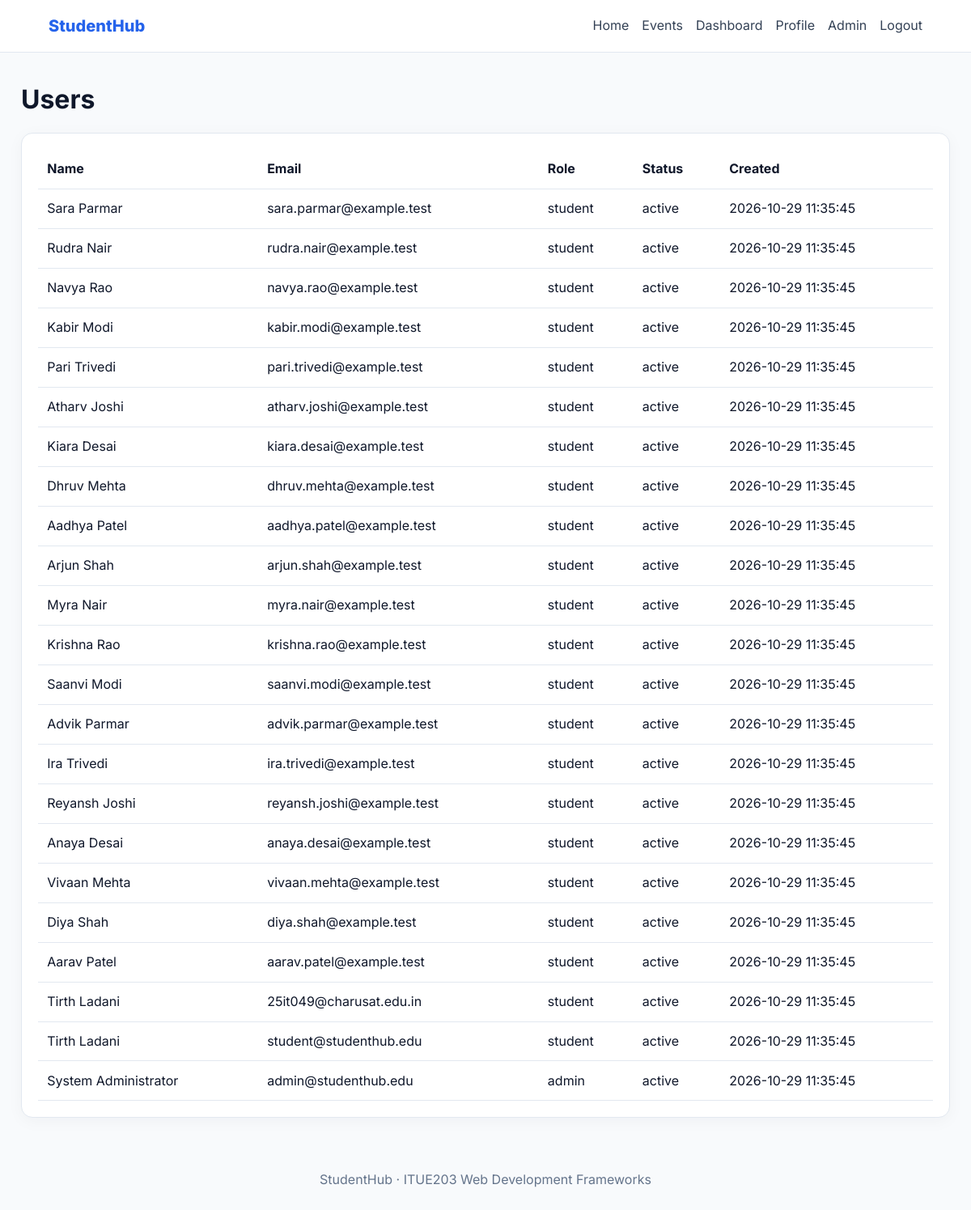
The page /admin/users.php (signed in) on the database its author committed.
### tables this page shows
CREATE TABLE IF NOT EXISTS users (
 id INT UNSIGNED AUTO_INCREMENT PRIMARY KEY, name VARCHAR(100) NOT NULL, email VARCHAR(190) NOT NULL UNIQUE,
 password VARCHAR(255) NOT NULL, role ENUM('student','admin') NOT NULL DEFAULT 'student',
 student_id VARCHAR(30) NULL UNIQUE, course VARCHAR(100) NULL, department VARCHAR(100) NULL, semester VARCHAR(20) NULL, year_level TINYINT UNSIGNED NULL,
 gender VARCHAR(30) NULL, mobile VARCHAR(20) NULL, phone VARCHAR(20) NULL, address VARCHAR(255) NULL, bio TEXT NULL, dob VARCHAR(50) NULL, status ENUM('active','inactive') NOT NULL DEFAULT 'active',
 created_at TIMESTAMP NOT NULL DEFAULT CURRENT_TIMESTAMP, last_login DATETIME NULL,
 INDEX idx_users_role_status(role,status)
);

### includes/security.php (called while the page is built, shortened)
<?php
function sh_e($v): string { return htmlspecialchars((string)$v, ENT_QUOTES|ENT_SUBSTITUTE, 'UTF-8'); }

### admin/users.php (the view)
<?php require_once __DIR__.'/../config/database.php';require_once __DIR__.'/../includes/security.php';sh_require_admin();$rows=$db->query('SELECT id,name,email,role,status,created_at FROM users ORDER BY id DESC')->fetch_all(MYSQLI_ASSOC);$pageTitle='Users | StudentHub';$assetPrefix='../';require __DIR__.'/../includes/app-header.php';?><h1>Users</h1><div class="p15-card p15-table-wrap"><table class="p15-table"><thead><tr><th>Name</th><th>Email</th><th>Role</th><th>Status</th><th>Created</th></tr></thead><tbody><?php foreach($rows as $r):?><tr><?php foreach(['name','email','role','status','created_at'] as $k):?><td><?=sh_e($r[$k])?></td><?php endforeach;?></tr><?php endforeach;?></tbody></table></div><?php require __DIR__.'/../includes/app-footer.php';?>

### style.css (style rules this page uses)
:root { --ink: #0f172a; --soft: #334155; --muted: #64748b; --canvas: #f8fafc; --surface: #ffffff; --line: #e2e8f0; --primary: #2563eb; --primary-dk: #1d4ed8; --admin-color: #059669; --admin-bg: #ecfdf5; --student-col: #2563eb; --student-bg: #eff6ff; --radius: 14px; --radius-sm: 8px; --shadow-sm: 0 1px 3px rgba(0,0,0,0.06), 0 1px 2px rgba(0,0,0,0.04); --shadow: 0 4px 20px rgba(15, 23, 42, 0.08); --shadow-lg: 0 12px 35px rgba(15, 23, 42, 0.12); --ease: 200ms cubic-bezier(0.4, 0, 0.2, 1); --sidebar-w: 260px; }
*, *::before, *::after { box-sizing: border-box; margin: 0; padding: 0; }
html { scroll-behavior: smooth; }
body { font-family: 'Inter', -apple-system, BlinkMacSystemFont, 'Segoe UI', Roboto, sans-serif; background: var(--canvas); color: var(--ink); line-height: 1.6; min-height: 100vh; -webkit-font-smoothing: antialiased; }

### assets/css/practical15.css (style rules this page uses)
.p15-card { background:#fff;border:1px solid #e2e8f0;border-radius:14px;padding:1.25rem;box-shadow:0 4px 20px #0f172a0a;margin:1rem 0 }
.p15-table-wrap { overflow:auto }
.p15-table { width:100%;border-collapse:collapse }
.p15-table th,.p15-table td { text-align:left;padding:.7rem;border-bottom:1px solid #e2e8f0 }

### rows shown on the page
users: name "Sara Parmar", email "sara.parmar@example.test", role "student", status "active", created_at "2026-10-29 11:35:45"
users: name "Rudra Nair", email "rudra.nair@example.test", role "student", status "active", created_at "2026-10-29 11:35:45"
users: name "Navya Rao", email "navya.rao@example.test", role "student", status "active", created_at "2026-10-29 11:35:45"
users: name "Kabir Modi", email "kabir.modi@example.test", role "student", status "active", created_at "2026-10-29 11:35:45"
users: name "Pari Trivedi", email "pari.trivedi@example.test", role "student", status "active", created_at "2026-10-29 11:35:45"
users: name "Atharv Joshi", email "atharv.joshi@example.test", role "student", status "active", created_at "2026-10-29 11:35:45"
users: name "Kiara Desai", email "kiara.desai@example.test", role "student", status "active", created_at "2026-10-29 11:35:45"
users: name "Dhruv Mehta", email "dhruv.mehta@example.test", role "student", status "active", created_at "2026-10-29 11:35:45"
users: name "Aadhya Patel", email "aadhya.patel@example.test", role "student", status "active", created_at "2026-10-29 11:35:45"
users: name "Arjun Shah", email "arjun.shah@example.test", role "student", status "active", created_at "2026-10-29 11:35:45"
users: name "Myra Nair", email "myra.nair@example.test", role "student", status "active", created_at "2026-10-29 11:35:45"
users: name "Krishna Rao", email "krishna.rao@example.test", role "student", status "active", created_at "2026-10-29 11:35:45"
users: name "Saanvi Modi", email "saanvi.modi@example.test", role "student", status "active", created_at "2026-10-29 11:35:45"
users: name "Advik Parmar", email "advik.parmar@example.test", role "student", status "active", created_at "2026-10-29 11:35:45"
users: name "Ira Trivedi", email "ira.trivedi@example.test", role "student", status "active", created_at "2026-10-29 11:35:45"
users: name "Reyansh Joshi", email "reyansh.joshi@example.test", role "student", status "active", created_at "2026-10-29 11:35:45"
users: name "Anaya Desai", email "anaya.desai@example.test", role "student", status "active", created_at "2026-10-29 11:35:45"
users: name "Vivaan Mehta", email "vivaan.mehta@example.test", role "student", status "active", created_at "2026-10-29 11:35:45"
users: name "Diya Shah", email "diya.shah@example.test", role "student", status "active", created_at "2026-10-29 11:35:45"
users: name "Aarav Patel", email "aarav.patel@example.test", role "student", status "active", created_at "2026-10-29 11:35:45"
users: name "Tirth Ladani", email "25it049@charusat.edu.in", role "student", status "active", created_at "2026-10-29 11:35:45"
users: name "Tirth Ladani", email "student@studenthub.edu", role "student", status "active", created_at "2026-10-29 11:35:45"
users: name "System Administrator", email "admin@studenthub.edu", role "admin", status "active", created_at "2026-10-29 11:35:45"
